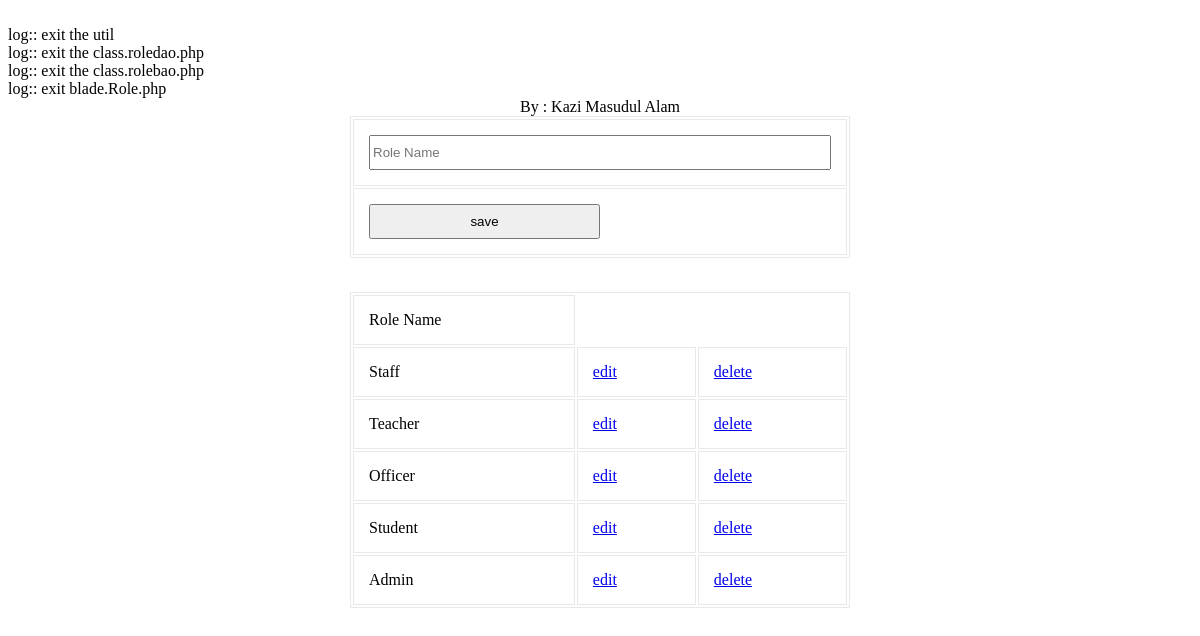
The page /modules/dash/view.role.php on the database its author committed.
### tables this page shows
CREATE TABLE `tbl_role` (
  `ID` varchar(40) NOT NULL,
  `Name` varchar(50) NOT NULL
);

### common/class.common.php (called while the page is built, shortened)
<?php
class Result{
    private $_IsSuccess=0;
    private $_ResultObject;
    public function setIsSuccess($IsSuccess){
        $this->_IsSuccess = $IsSuccess;
    }
    public function getIsSuccess(){
        return $this->_IsSuccess;
    }
    public function setResultObject($ResultObject){
        $this->_ResultObject = $ResultObject;
    }
    public function getResultObject(){
        return $this->_ResultObject;
    }
}
class Role{
    private $_ID;
    private $_Name;
    public function setID ( $ID ) {
        $this->_ID = $ID;
    }
    public function getID () {
        return $this->_ID;
    }
    public function setName( $Name ) {
        $this->_Name = $Name;
    }
    public function getName() {
        return $this->_Name;
    }
}
?>

### modules/dash/view.role.php (the view, shortened to what this page needs)
<?php
include_once 'blade/view.role.blade.php';
include_once '/../../common/class.common.php';
?>
<!DOCTYPE html PUBLIC "-//W3C//DTD XHTML 1.0 Transitional//EN" "http://www.w3.org/TR/xhtml1/DTD/xhtml1-transitional.dtd">
<html xmlns="http://www.w3.org/1999/xhtml">
	<head>
		<link rel="stylesheet" href="style.css" type="text/css" />
	</head>
<body>
<center>
	<div id="header">
		<label>By : Kazi Masudul Alam</a></label>
	</div>
	<div id="form">
		<form method="post">
			<table width="100%" border="1" cellpadding="15">
				<tr>
					<td><input type="text" name="txtName" placeholder="Role Name" value="<?php
					if(isset($_GET['edit'])) echo $getROW->getName();  ?>" /></td>
				</tr>
				<tr>
					<td>
						<?php
						if(isset($_GET['edit']))
						{
							?>
							<button type="submit" name="update">update</button>
							<?php
						}
						else
						{
							?>
							<button type="submit" name="save">save</button>
							<?php
						}
						?>
					</td>
				</tr>
			</table>
		</form>
<br />
	<table width="100%" border="1" cellpadding="15" align="center">
	<?php
	$Result = $_RoleBAO->getAllRoles();
	if($Result->getIsSuccess()){
		$RoleList = $Result->getResultObject();
	?>
		<tr>
			<td>Role Name</td>
		</tr>
		<?php
		for($i = 0; $i < sizeof($RoleList); $i++) {
			$Role = $RoleList[$i];
			?>
		    <tr>
			    <td><?php echo $Role->getName(); ?></td>
			    <td><a href="?edit=<?php echo $Role->getID(); ?>" onclick="return confirm('sure to edit !'); " >edit</a></td>
			    <td><a href="?del=<?php echo $Role->getID(); ?>" onclick="return confirm('sure to delete !'); " >delete</a></td>
		    </tr>
	    <?php
		}
	}
	else{
		echo $Result->getResultObject();
	}
	?>
	</table>
	</div>
</center>
</body>
</html>

### modules/dash/style.css (style rules this page uses)
#form { width:500px; margin:0px auto; text-align:center; }
#form form input { width:100%; height:35px; }
form button { width:50%; height:35px; }
table,td { border:solid #e9e9e9 1px; }

### rows shown on the page
tbl_role: Name "Staff"
tbl_role: Name "Teacher"
tbl_role: Name "Officer"
tbl_role: Name "Student"
tbl_role: Name "Admin"
